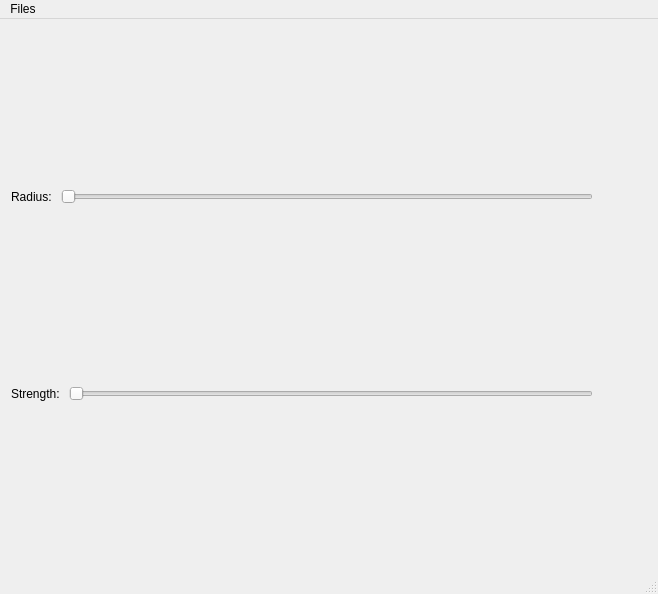
<?xml version="1.0" encoding="UTF-8"?>
<ui version="4.0">
 <class>MainWindow</class>
 <widget class="QMainWindow" name="MainWindow">
  <property name="geometry">
   <rect>
    <x>0</x>
    <y>0</y>
    <width>658</width>
    <height>594</height>
   </rect>
  </property>
  <property name="windowTitle">
   <string>MainWindow</string>
  </property>
  <widget class="QWidget" name="centralWidget">
   <layout class="QVBoxLayout" name="verticalLayout_2">
    <item>
     <layout class="QVBoxLayout" name="verticalLayout"/>
    </item>
    <item>
     <layout class="QHBoxLayout" name="horizontalLayout">
      <item>
       <widget class="QLabel" name="label">
        <property name="maximumSize">
         <size>
          <width>16777215</width>
          <height>48</height>
         </size>
        </property>
        <property name="text">
         <string>Radius: </string>
        </property>
       </widget>
      </item>
      <item>
       <widget class="QSlider" name="radius_slider">
        <property name="maximumSize">
         <size>
          <width>16777215</width>
          <height>48</height>
         </size>
        </property>
        <property name="orientation">
         <enum>Qt::Horizontal</enum>
        </property>
       </widget>
      </item>
      <item>
       <widget class="QLabel" name="label_radius">
        <property name="minimumSize">
         <size>
          <width>48</width>
          <height>48</height>
         </size>
        </property>
        <property name="maximumSize">
         <size>
          <width>48</width>
          <height>48</height>
         </size>
        </property>
        <property name="text">
         <string/>
        </property>
       </widget>
      </item>
     </layout>
    </item>
    <item>
     <layout class="QHBoxLayout" name="horizontalLayout_2">
      <item>
       <widget class="QLabel" name="label_3">
        <property name="maximumSize">
         <size>
          <width>16777215</width>
          <height>48</height>
         </size>
        </property>
        <property name="text">
         <string>Strength: </string>
        </property>
       </widget>
      </item>
      <item>
       <widget class="QSlider" name="strength_slider">
        <property name="maximumSize">
         <size>
          <width>16777215</width>
          <height>48</height>
         </size>
        </property>
        <property name="orientation">
         <enum>Qt::Horizontal</enum>
        </property>
       </widget>
      </item>
      <item>
       <widget class="QLabel" name="label_strength">
        <property name="minimumSize">
         <size>
          <width>48</width>
          <height>48</height>
         </size>
        </property>
        <property name="maximumSize">
         <size>
          <width>48</width>
          <height>48</height>
         </size>
        </property>
        <property name="text">
         <string/>
        </property>
       </widget>
      </item>
     </layout>
    </item>
   </layout>
  </widget>
  <widget class="QMenuBar" name="menuBar">
   <property name="geometry">
    <rect>
     <x>0</x>
     <y>0</y>
     <width>658</width>
     <height>22</height>
    </rect>
   </property>
   <widget class="QMenu" name="menuFiles">
    <property name="title">
     <string>Files</string>
    </property>
    <addaction name="actionOpen_file"/>
   </widget>
   <addaction name="menuFiles"/>
  </widget>
  <widget class="QStatusBar" name="statusBar"/>
  <action name="actionOpen_file">
   <property name="text">
    <string>Open file</string>
   </property>
  </action>
 </widget>
 <layoutdefault spacing="6" margin="11"/>
 <resources/>
 <connections/>
</ui>
